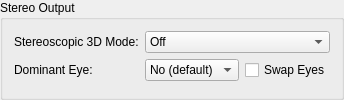
    <widget class="QGroupBox" name="stereoOutputGroup">
     <property name="title">
      <string>Stereo Output</string>
     </property>
     <layout class="QFormLayout" name="stereoOutputGroupLayout">
      <property name="fieldGrowthPolicy">
       <enum>QFormLayout::AllNonFixedFieldsGrow</enum>
      </property>
      <property name="formAlignment">
       <set>Qt::AlignLeft|Qt::AlignTop</set>
      </property>
      <property name="labelAlignment">
       <set>Qt::AlignLeft|Qt::AlignVCenter</set>
      </property>
      <item row="0" column="0">
       <widget class="QLabel" name="stereoscopicModeLabel">
        <property name="text">
         <string>Stereoscopic 3D Mode:</string>
        </property>
        <property name="buddy">
         <cstring>stereoscopicMode</cstring>
        </property>
       </widget>
      </item>
      <item row="0" column="1">
       <widget class="QComboBox" name="stereoscopicMode">
        <item>
         <property name="text">
          <string>Off</string>
         </property>
        </item>
        <item>
         <property name="text">
          <string>Half SBS (Side-by-Side)</string>
         </property>
        </item>
        <item>
         <property name="text">
          <string>Full SBS (Side-by-Side)</string>
         </property>
        </item>
        <item>
         <property name="text">
          <string>Half TAB (Top-and-Bottom)</string>
         </property>
        </item>
        <item>
         <property name="text">
          <string>Full TAB (Top-and-Bottom)</string>
         </property>
        </item>
       </widget>
      </item>
      <item row="1" column="0">
       <widget class="QLabel" name="stereoDominantEyeLabel">
        <property name="text">
         <string>Dominant Eye:</string>
        </property>
        <property name="buddy">
         <cstring>stereoDominantEye</cstring>
        </property>
       </widget>
      </item>
      <item row="1" column="1">
       <layout class="QHBoxLayout" name="stereoDominantEyeRow">
        <item>
         <widget class="QComboBox" name="stereoDominantEye">
          <item>
           <property name="text">
            <string>No (default)</string>
           </property>
          </item>
          <item>
           <property name="text">
            <string>Left</string>
           </property>
          </item>
          <item>
           <property name="text">
            <string>Right</string>
           </property>
          </item>
         </widget>
        </item>
        <item>
         <widget class="QCheckBox" name="stereoSwapEyes">
          <property name="text">
           <string>Swap Eyes</string>
          </property>
         </widget>
        </item>
       </layout>
      </item>
     </layout>
    </widget>
